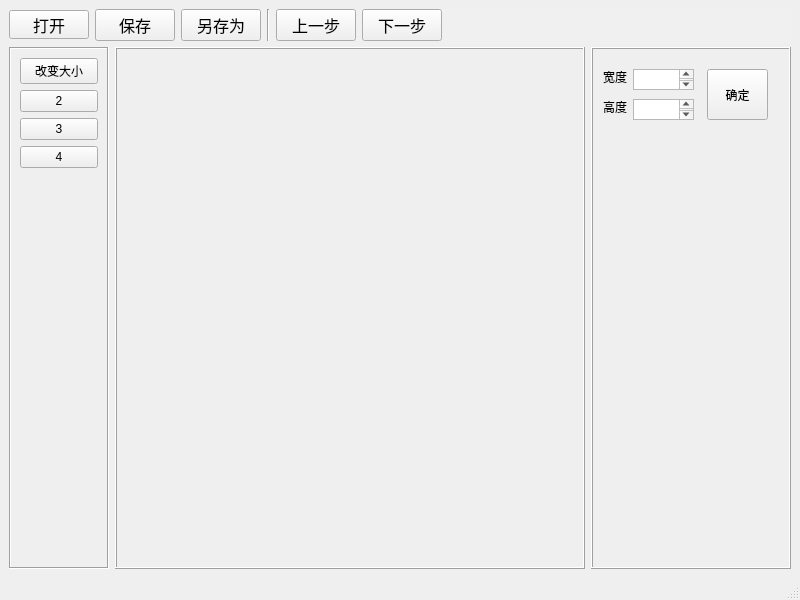
<?xml version="1.0" encoding="UTF-8"?>
<ui version="4.0">
 <class>MainWindow</class>
 <widget class="QMainWindow" name="MainWindow">
  <property name="geometry">
   <rect>
    <x>0</x>
    <y>0</y>
    <width>800</width>
    <height>600</height>
   </rect>
  </property>
  <property name="windowTitle">
   <string>MainWindow</string>
  </property>
  <widget class="QWidget" name="centralwidget">
   <layout class="QVBoxLayout" name="verticalLayout">
    <item>
     <widget class="QFrame" name="frame">
      <property name="sizePolicy">
       <sizepolicy hsizetype="Expanding" vsizetype="Preferred">
        <horstretch>0</horstretch>
        <verstretch>0</verstretch>
       </sizepolicy>
      </property>
      <property name="maximumSize">
       <size>
        <width>16777215</width>
        <height>60</height>
       </size>
      </property>
      <property name="styleSheet">
       <string notr="true">background-color: rgb(240, 240, 240);</string>
      </property>
      <property name="frameShape">
       <enum>QFrame::NoFrame</enum>
      </property>
      <property name="frameShadow">
       <enum>QFrame::Raised</enum>
      </property>
      <layout class="QHBoxLayout" name="horizontalLayout">
       <property name="leftMargin">
        <number>0</number>
       </property>
       <property name="topMargin">
        <number>0</number>
       </property>
       <property name="rightMargin">
        <number>0</number>
       </property>
       <property name="bottomMargin">
        <number>0</number>
       </property>
       <item>
        <widget class="QPushButton" name="toolbar_open">
         <property name="sizePolicy">
          <sizepolicy hsizetype="Preferred" vsizetype="Preferred">
           <horstretch>0</horstretch>
           <verstretch>0</verstretch>
          </sizepolicy>
         </property>
         <property name="maximumSize">
          <size>
           <width>16777215</width>
           <height>29</height>
          </size>
         </property>
         <property name="font">
          <font>
           <pointsize>12</pointsize>
          </font>
         </property>
         <property name="text">
          <string>打开</string>
         </property>
        </widget>
       </item>
       <item>
        <widget class="QPushButton" name="toolbar_save">
         <property name="sizePolicy">
          <sizepolicy hsizetype="Preferred" vsizetype="Fixed">
           <horstretch>0</horstretch>
           <verstretch>0</verstretch>
          </sizepolicy>
         </property>
         <property name="font">
          <font>
           <pointsize>12</pointsize>
          </font>
         </property>
         <property name="text">
          <string>保存</string>
         </property>
        </widget>
       </item>
       <item>
        <widget class="QPushButton" name="toolbar_saveas">
         <property name="font">
          <font>
           <pointsize>12</pointsize>
          </font>
         </property>
         <property name="text">
          <string>另存为</string>
         </property>
        </widget>
       </item>
       <item>
        <widget class="Line" name="line">
         <property name="orientation">
          <enum>Qt::Vertical</enum>
         </property>
        </widget>
       </item>
       <item>
        <widget class="QPushButton" name="toolbar_previous">
         <property name="font">
          <font>
           <pointsize>12</pointsize>
          </font>
         </property>
         <property name="text">
          <string>上一步</string>
         </property>
        </widget>
       </item>
       <item>
        <widget class="QPushButton" name="toolbar_next">
         <property name="font">
          <font>
           <pointsize>12</pointsize>
          </font>
         </property>
         <property name="text">
          <string>下一步</string>
         </property>
        </widget>
       </item>
       <item>
        <spacer name="horizontalSpacer">
         <property name="orientation">
          <enum>Qt::Horizontal</enum>
         </property>
         <property name="sizeHint" stdset="0">
          <size>
           <width>40</width>
           <height>20</height>
          </size>
         </property>
        </spacer>
       </item>
      </layout>
     </widget>
    </item>
    <item>
     <widget class="QFrame" name="frame_2">
      <property name="frameShape">
       <enum>QFrame::NoFrame</enum>
      </property>
      <property name="frameShadow">
       <enum>QFrame::Raised</enum>
      </property>
      <layout class="QHBoxLayout" name="horizontalLayout_2">
       <property name="leftMargin">
        <number>0</number>
       </property>
       <property name="topMargin">
        <number>0</number>
       </property>
       <property name="rightMargin">
        <number>0</number>
       </property>
       <property name="bottomMargin">
        <number>0</number>
       </property>
       <item>
        <widget class="QFrame" name="frame_3">
         <property name="minimumSize">
          <size>
           <width>100</width>
           <height>0</height>
          </size>
         </property>
         <property name="maximumSize">
          <size>
           <width>100</width>
           <height>16777215</height>
          </size>
         </property>
         <property name="frameShape">
          <enum>QFrame::Box</enum>
         </property>
         <property name="frameShadow">
          <enum>QFrame::Sunken</enum>
         </property>
         <layout class="QVBoxLayout" name="verticalLayout_2">
          <item>
           <widget class="QPushButton" name="act_resize">
            <property name="text">
             <string>改变大小</string>
            </property>
           </widget>
          </item>
          <item>
           <widget class="QPushButton" name="act1">
            <property name="text">
             <string>2</string>
            </property>
           </widget>
          </item>
          <item>
           <widget class="QPushButton" name="act2">
            <property name="text">
             <string>3</string>
            </property>
           </widget>
          </item>
          <item>
           <widget class="QPushButton" name="act3">
            <property name="text">
             <string>4</string>
            </property>
           </widget>
          </item>
          <item>
           <spacer name="verticalSpacer">
            <property name="orientation">
             <enum>Qt::Vertical</enum>
            </property>
            <property name="sizeHint" stdset="0">
             <size>
              <width>20</width>
              <height>360</height>
             </size>
            </property>
           </spacer>
          </item>
         </layout>
        </widget>
       </item>
       <item>
        <widget class="QFrame" name="frame_4">
         <property name="sizePolicy">
          <sizepolicy hsizetype="Expanding" vsizetype="Preferred">
           <horstretch>0</horstretch>
           <verstretch>0</verstretch>
          </sizepolicy>
         </property>
         <property name="frameShape">
          <enum>QFrame::Box</enum>
         </property>
         <property name="frameShadow">
          <enum>QFrame::Raised</enum>
         </property>
         <layout class="QHBoxLayout" name="horizontalLayout_3">
          <item>
           <widget class="QLabel" name="canvas">
            <property name="sizePolicy">
             <sizepolicy hsizetype="Expanding" vsizetype="Expanding">
              <horstretch>0</horstretch>
              <verstretch>0</verstretch>
             </sizepolicy>
            </property>
            <property name="maximumSize">
             <size>
              <width>1000</width>
              <height>800</height>
             </size>
            </property>
            <property name="styleSheet">
             <string notr="true"/>
            </property>
            <property name="text">
             <string/>
            </property>
           </widget>
          </item>
         </layout>
        </widget>
       </item>
       <item>
        <widget class="QStackedWidget" name="stackedPanels">
         <property name="minimumSize">
          <size>
           <width>200</width>
           <height>0</height>
          </size>
         </property>
         <property name="maximumSize">
          <size>
           <width>200</width>
           <height>16777215</height>
          </size>
         </property>
         <property name="frameShape">
          <enum>QFrame::Box</enum>
         </property>
         <property name="frameShadow">
          <enum>QFrame::Raised</enum>
         </property>
         <property name="currentIndex">
          <number>0</number>
         </property>
         <widget class="QWidget" name="page0">
          <widget class="QTextEdit" name="text_new_width">
           <property name="geometry">
            <rect>
             <x>40</x>
             <y>20</y>
             <width>61</width>
             <height>21</height>
            </rect>
           </property>
          </widget>
          <widget class="QTextEdit" name="text_new_height">
           <property name="geometry">
            <rect>
             <x>40</x>
             <y>50</y>
             <width>61</width>
             <height>21</height>
            </rect>
           </property>
          </widget>
          <widget class="QLabel" name="label_2">
           <property name="geometry">
            <rect>
             <x>10</x>
             <y>50</y>
             <width>31</width>
             <height>16</height>
            </rect>
           </property>
           <property name="text">
            <string>高度</string>
           </property>
          </widget>
          <widget class="QLabel" name="label">
           <property name="geometry">
            <rect>
             <x>10</x>
             <y>20</y>
             <width>31</width>
             <height>16</height>
            </rect>
           </property>
           <property name="text">
            <string>宽度</string>
           </property>
          </widget>
          <widget class="QPushButton" name="btn_change_size">
           <property name="geometry">
            <rect>
             <x>114</x>
             <y>20</y>
             <width>61</width>
             <height>51</height>
            </rect>
           </property>
           <property name="text">
            <string>确定</string>
           </property>
          </widget>
         </widget>
         <widget class="QWidget" name="page1"/>
         <widget class="QWidget" name="page2"/>
         <widget class="QWidget" name="page3"/>
        </widget>
       </item>
      </layout>
     </widget>
    </item>
   </layout>
  </widget>
  <widget class="QMenuBar" name="menubar">
   <property name="geometry">
    <rect>
     <x>0</x>
     <y>0</y>
     <width>800</width>
     <height>22</height>
    </rect>
   </property>
  </widget>
  <widget class="QStatusBar" name="statusbar"/>
 </widget>
 <resources/>
 <connections/>
</ui>
